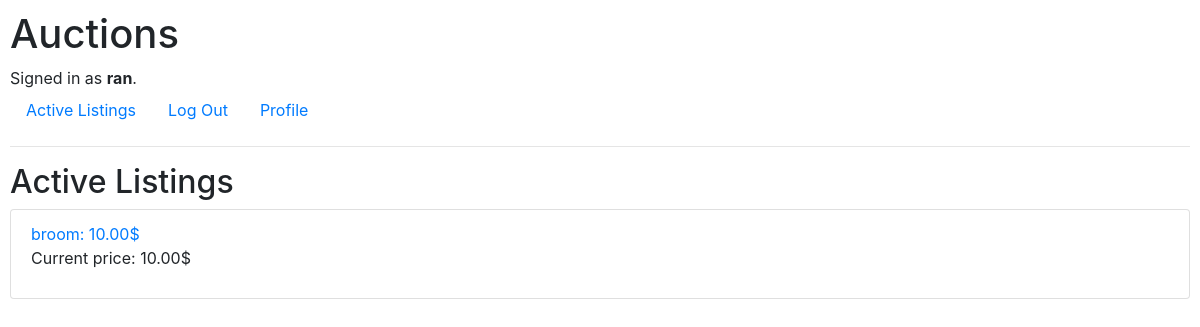
The app's page / (signed in) with its own data.
### auctions/models.py (models this page shows)
class User(AbstractUser):
    def __str__(self):
        return f"{self.first_name.capitalize()} {self.last_name.capitalize()}"

class Auction(models.Model):
    user = models.ForeignKey(
        User, on_delete=models.CASCADE, related_name="user_auctions"
    )
    item = models.ForeignKey(
        Item, on_delete=models.CASCADE, related_name="item_auctions"
    )
    price = models.DecimalField(max_digits=20, decimal_places=2)
    is_closed = models.BooleanField(default=False)
    def __str__(self):
        return f"{self.item}: {self.price}$"

class Item(models.Model):
    name = models.CharField(max_length=30, unique=True)
    description = models.CharField(max_length=120)
    def __str__(self):
        return f"{self.name}"

### auctions/views.py (the view)
# urls.py: path("", views.index, name="index"),
def index(request):
    return render(request, "auctions/index.html", {"auctions": Auction.objects.all()})

### auctions/templates/auctions/index.html
{% extends 'auctions/layout.html' %}
{% block body %}
  <h2>Active Listings</h2>
  <ol class="list-group">
    {% for auction in auctions %}
      <li class="list-group-item">
        <div>
          <a href="{% url 'auction_item' auction.id %}">{{ auction }}</a>
          <br />
          <p>Current price: {{ auction.price }}$</p>
        </div>
      </li>
    {% endfor %}
  </ol>
{% endblock %}

### auctions/templates/auctions/layout.html (shortened to what this page needs)
{% load static %}
<!DOCTYPE html>
<html lang="en">
  <head>
    <link rel="stylesheet" href="https://stackpath.bootstrapcdn.com/bootstrap/4.4.1/css/bootstrap.min.css" />
    <link rel="stylesheet" href="https://cdnjs.cloudflare.com/ajax/libs/font-awesome/6.6.0/css/all.min.css" />
    <link href="{% static 'auctions/styles.css' %}" rel="stylesheet" />
  </head>
  <body>
    <h1>Auctions</h1>
    <div>
      {% if user.is_authenticated %}
        Signed in as <strong>{{ user.username }}</strong>.
      {% else %}
        Not signed in.
      {% endif %}
    </div>
    <ul class="nav">
      <li class="nav-item">
        <a class="nav-link" href="{% url 'index' %}">Active Listings</a>
      </li>
      {% if user.is_authenticated %}
        <li class="nav-item">
          <a class="nav-link" href="{% url 'logout' %}">Log Out</a>
        </li>
        <li class="nav-item">
          <a class="nav-link" href="{% url 'user_page' %}">Profile</a>
        </li>
      {% endif %}
    </ul>
    <hr />
    {% block body %}
    {% endblock %}
  </body>
</html>

### auctions/static/auctions/styles.css (style rules this page uses)
body { padding: 10px; }

### records on screen
User: username "ran"
Auction: item+price "broom: 10.00$", price "10.00"
